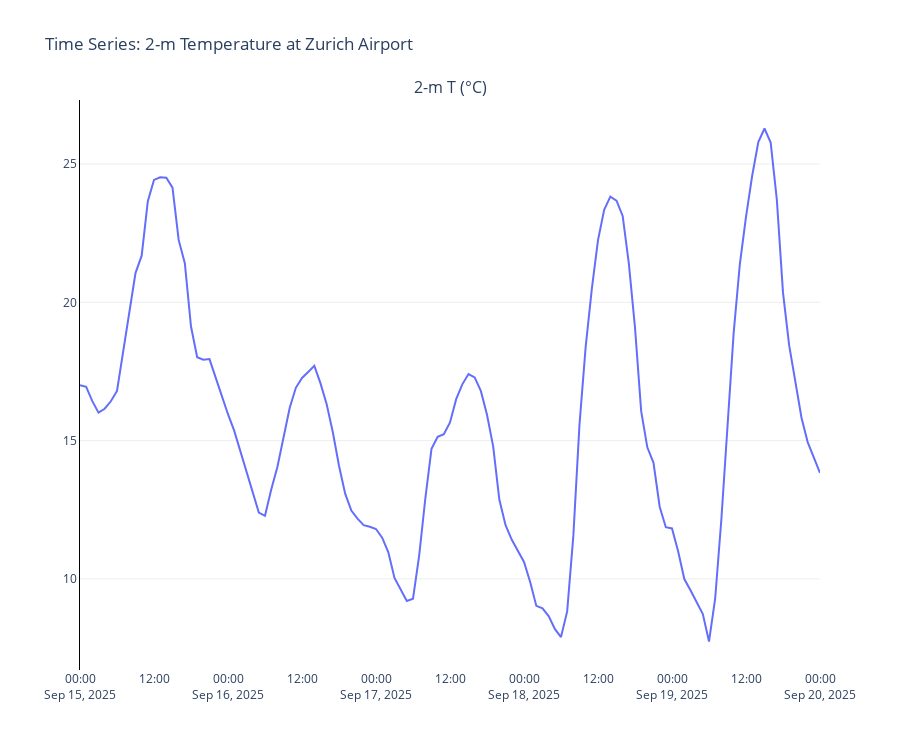

The notebook cell this image was saved under:
### Markdown cell above
## Plot the results

> **Tip:** Hover over the chart to see the exact timestamp and value (°C).  
> If you’re viewing a static image (e.g., PNG export), tooltips aren’t available.

### Code cell
from earthkit.plots.interactive import Chart

da = ds["t_2m"] - 273.15
da.name = "2-m T (°C)"

chart = Chart()
chart.line(da)
chart.title("Time Series: 2-m Temperature at Zurich Airport")
chart.show()
